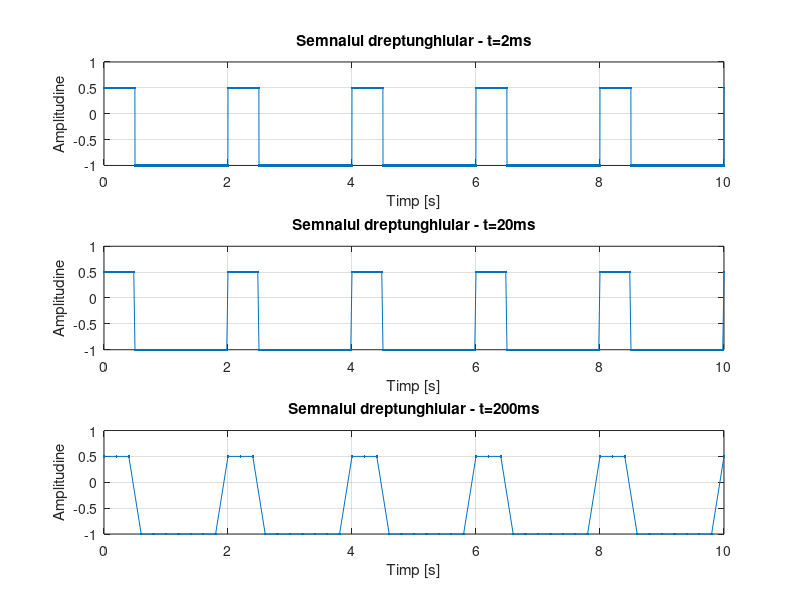

Recreate this plot in MATLAB.
t = 0:0.002:10;    % reprezinta timpul de la 0 la 10 secunde cu rezolutie temporara de 2ms
amplitudine = 0.75;  
frecventa = 1/2;
OFFSET = -0.25;
factor_umplere = 25;
semnal_dreptunghiular = amplitudine * square(2*pi*frecventa*t, factor_umplere) + OFFSET;       % 'square' afiseaza un grafic dreptunghiular de o anumita perioada cu factorul de umplere 25%
subplot(3,1,1), plot(t,semnal_dreptunghiular,'.-'),xlabel('Timp [s]'),ylabel('Amplitudine'),title('Semnalul dreptunghiular - t=2ms'),grid;

t = 0:0.02:10;      % reprezinta timpul de la 0 la 10 secunde cu rezolutie temporara de 20ms
amplitudine = 0.75;
frecventa = 1/2;
OFFSET = -0.25;
factor_umplere = 25;
semnal_dreptunghiular = amplitudine * square(2*pi*frecventa*t, factor_umplere) + OFFSET;      
subplot(3,1,2), plot(t,semnal_dreptunghiular,'.-'),xlabel('Timp [s]'),ylabel('Amplitudine'),title('Semnalul dreptunghiular - t=20ms'),grid;

t = 0:0.2:10;      % reprezinta timpul de la 0 la 10 secunde cu rezolutie temporara de 200ms
frecventa = 1/2;
amplitudine = 0.75;
OFFSET = -0.25;
factor_umplere = 25;
semnal_dreptunghiular = amplitudine * square(2*pi*frecventa*t, factor_umplere) + OFFSET;      
subplot(3,1,3), plot(t,semnal_dreptunghiular,'.-'),xlabel('Timp [s]'),ylabel('Amplitudine'),title('Semnalul dreptunghiular - t=200ms'),grid;